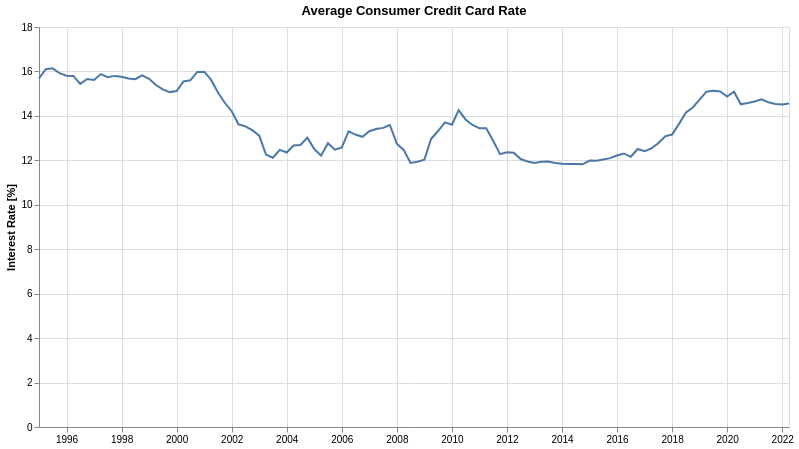

The specification (Vega-Lite) saved for this image:
### Vega-Lite specification from a JSON file in a GitHub repository (floating-point values rounded to 4 significant figures)
{"config": {"view": {"continuousWidth": 400, "continuousHeight": 300}}, "data": {"name": "data-47de952b02b94529d0040059534f7b05"}, "mark": "line", "encoding": {"x": {"axis": {"title": ""}, "field": "dt", "type": "temporal"}, "y": {"axis": {"title": "Interest Rate [%]"}, "field": "All creditcard amounts 1", "type": "quantitative"}}, "height": 400, "title": "Average Consumer Credit Card Rate", "width": 750, "$schema": "https://vega.github.io/schema/vega-lite/v5.json", "datasets": {"data-47de952b02b94529d0040059534f7b05": [{"Date": "1994 Q4", "48-monthnew car": "n.a.", "60-monthnew car": "n.a.", "All creditcard amounts 1": 15.69, "Credit card accountsassessed interest": 15.77, "24-monthpersonal": "n.a.", "Interestrates": "n.a.", "Maturity(months)": "n.a.", "Amount financed(dollars)": "n.a.", "dt": "1995-01-01T00:00:00"}, {"Date": "1995 Q1", "48-monthnew car": "n.a.", "60-monthnew car": "n.a.", "All creditcard amounts 1": 16.1, "Credit card accountsassessed interest": 15.28, "24-monthpersonal": "n.a.", "Interestrates": "n.a.", "Maturity(months)": "n.a.", "Amount financed(dollars)": "n.a.", "dt": "1995-04-01T00:00:00"}, {"Date": "1995 Q2", "48-monthnew car": "n.a.", "60-monthnew car": "n.a.", "All creditcard amounts 1": 16.14, "Credit card accountsassessed interest": 16.26, "24-monthpersonal": "n.a.", "Interestrates": "n.a.", "Maturity(months)": "n.a.", "Amount financed(dollars)": "n.a.", "dt": "1995-07-01T00:00:00"}, {"Date": "1995 Q3", "48-monthnew car": "n.a.", "60-monthnew car": "n.a.", "All creditcard amounts 1": 15.92, "Credit card accountsassessed interest": 15.9, "24-monthpersonal": "n.a.", "Interestrates": "n.a.", "Maturity(months)": "n.a.", "Amount financed(dollars)": "n.a.", "dt": "1995-10-01T00:00:00"}, {"Date": "1995 Q4", "48-monthnew car": "n.a.", "60-monthnew car": "n.a.", "All creditcard amounts 1": 15.81, "Credit card accountsassessed interest": 15.74, "24-monthpersonal": "n.a.", "Interestrates": "n.a.", "Maturity(months)": "n.a.", "Amount financed(dollars)": "n.a.", "dt": "1996-01-01T00:00:00"}, {"Date": "1996 Q1", "48-monthnew car": "n.a.", "60-monthnew car": "n.a.", "All creditcard amounts 1": 15.8, "Credit card accountsassessed interest": 15.42, "24-monthpersonal": "n.a.", "Interestrates": "n.a.", "Maturity(months)": "n.a.", "Amount financed(dollars)": "n.a.", "dt": "1996-04-01T00:00:00"}, {"Date": "1996 Q2", "48-monthnew car": "n.a.", "60-monthnew car": "n.a.", "All creditcard amounts 1": 15.44, "Credit card accountsassessed interest": 15.33, "24-monthpersonal": "n.a.", "Interestrates": "n.a.", "Maturity(months)": "n.a.", "Amount financed(dollars)": "n.a.", "dt": "1996-07-01T00:00:00"}, {"Date": "1996 Q3", "48-monthnew car": "n.a.", "60-monthnew car": "n.a.", "All creditcard amounts 1": 15.66, "Credit card accountsassessed interest": 15.66, "24-monthpersonal": "n.a.", "Interestrates": "n.a.", "Maturity(months)": "n.a.", "Amount financed(dollars)": "n.a.", "dt": "1996-10-01T00:00:00"}, {"Date": "1996 Q4", "48-monthnew car": "n.a.", "60-monthnew car": "n.a.", "All creditcard amounts 1": 15.62, "Credit card accountsassessed interest": 15.52, "24-monthpersonal": "n.a.", "Interestrates": "n.a.", "Maturity(months)": "n.a.", "Amount financed(dollars)": "n.a.", "dt": "1997-01-01T00:00:00"}, {"Date": "1997 Q1", "48-monthnew car": "n.a.", "60-monthnew car": "n.a.", "All creditcard amounts 1": 15.88, "Credit card accountsassessed interest": 15.15, "24-monthpersonal": "n.a.", "Interestrates": "n.a.", "Maturity(months)": "n.a.", "Amount financed(dollars)": "n.a.", "dt": "1997-04-01T00:00:00"}, {"Date": "1997 Q2", "48-monthnew car": "n.a.", "60-monthnew car": "n.a.", "All creditcard amounts 1": 15.74, "Credit card accountsassessed interest": 15.72, "24-monthpersonal": "n.a.", "Interestrates": "n.a.", "Maturity(months)": "n.a.", "Amount financed(dollars)": "n.a.", "dt": "1997-07-01T00:00:00"}, {"Date": "1997 Q3", "48-monthnew car": "n.a.", "60-monthnew car": "n.a.", "All creditcard amounts 1": 15.8, "Credit card accountsassessed interest": 15.79, "24-monthpersonal": "n.a.", "Interestrates": "n.a.", "Maturity(months)": "n.a.", "Amount financed(dollars)": "n.a.", "dt": "1997-10-01T00:00:00"}, {"Date": "1997 Q4", "48-monthnew car": "n.a.", "60-monthnew car": "n.a.", "All creditcard amounts 1": 15.76, "Credit card accountsassessed interest": 15.74, "24-monthpersonal": "n.a.", "Interestrates": "n.a.", "Maturity(months)": "n.a.", "Amount financed(dollars)": "n.a.", "dt": "1998-01-01T00:00:00"}, {"Date": "1998 Q1", "48-monthnew car": "8.89", "60-monthnew car": "n.a.", "All creditcard amounts 1": 15.68, "Credit card accountsassessed interest": 15.34, "24-monthpersonal": "14.06", "Interestrates": "n.a.", "Maturity(months)": "n.a.", "Amount financed(dollars)": "n.a.", "dt": "1998-04-01T00:00:00"}, {"Date": "1998 Q2", "48-monthnew car": "8.69", "60-monthnew car": "n.a.", "All creditcard amounts 1": 15.65, "Credit card accountsassessed interest": 15.7, "24-monthpersonal": "13.76", "Interestrates": "n.a.", "Maturity(months)": "n.a.", "Amount financed(dollars)": "n.a.", "dt": "1998-07-01T00:00:00"}, {"Date": "1998 Q3", "48-monthnew car": "8.70", "60-monthnew car": "n.a.", "All creditcard amounts 1": 15.82, "Credit card accountsassessed interest": 15.84, "24-monthpersonal": "13.48", "Interestrates": "n.a.", "Maturity(months)": "n.a.", "Amount financed(dollars)": "n.a.", "dt": "1998-10-01T00:00:00"}, {"Date": "1998 Q4", "48-monthnew car": "8.62", "60-monthnew car": "n.a.", "All creditcard amounts 1": 15.67, "Credit card accountsassessed interest": 15.73, "24-monthpersonal": "13.75", "Interestrates": "n.a.", "Maturity(months)": "n.a.", "Amount financed(dollars)": "n.a.", "dt": "1999-01-01T00:00:00"}, {"Date": "1999 Q1", "48-monthnew car": "8.34", "60-monthnew car": "n.a.", "All creditcard amounts 1": 15.39, "Credit card accountsassessed interest": 14.73, "24-monthpersonal": "13.39", "Interestrates": "n.a.", "Maturity(months)": "n.a.", "Amount financed(dollars)": "n.a.", "dt": "1999-04-01T00:00:00"}, {"Date": "1999 Q2", "48-monthnew car": "8.31", "60-monthnew car": "n.a.", "All creditcard amounts 1": 15.19, "Credit card accountsassessed interest": 14.94, "24-monthpersonal": "13.26", "Interestrates": "n.a.", "Maturity(months)": "n.a.", "Amount financed(dollars)": "n.a.", "dt": "1999-07-01T00:00:00"}, {"Date": "1999 Q3", "48-monthnew car": "8.44", "60-monthnew car": "n.a.", "All creditcard amounts 1": 15.07, "Credit card accountsassessed interest": 14.8, "24-monthpersonal": "13.38", "Interestrates": "n.a.", "Maturity(months)": "n.a.", "Amount financed(dollars)": "n.a.", "dt": "1999-10-01T00:00:00"}, {"Date": "1999 Q4", "48-monthnew car": "8.67", "60-monthnew car": "n.a.", "All creditcard amounts 1": 15.12, "Credit card accountsassessed interest": 14.78, "24-monthpersonal": "13.52", "Interestrates": "n.a.", "Maturity(months)": "n.a.", "Amount financed(dollars)": "n.a.", "dt": "2000-01-01T00:00:00"}, {"Date": "2000 Q1", "48-monthnew car": "8.88", "60-monthnew car": "n.a.", "All creditcard amounts 1": 15.55, "Credit card accountsassessed interest": 14.3, "24-monthpersonal": "13.76", "Interestrates": "n.a.", "Maturity(months)": "n.a.", "Amount financed(dollars)": "n.a.", "dt": "2000-04-01T00:00:00"}, {"Date": "2000 Q2", "48-monthnew car": "9.22", "60-monthnew car": "n.a.", "All creditcard amounts 1": 15.6, "Credit card accountsassessed interest": 14.76, "24-monthpersonal": "13.89", "Interestrates": "n.a.", "Maturity(months)": "n.a.", "Amount financed(dollars)": "n.a.", "dt": "2000-07-01T00:00:00"}, {"Date": "2000 Q3", "48-monthnew car": "9.62", "60-monthnew car": "n.a.", "All creditcard amounts 1": 15.98, "Credit card accountsassessed interest": 15.37, "24-monthpersonal": "13.84", "Interestrates": "n.a.", "Maturity(months)": "n.a.", "Amount financed(dollars)": "n.a.", "dt": "2000-10-01T00:00:00"}, {"Date": "2000 Q4", "48-monthnew car": "9.64", "60-monthnew car": "n.a.", "All creditcard amounts 1": 15.99, "Credit card accountsassessed interest": 15.26, "24-monthpersonal": "14.10", "Interestrates": "n.a.", "Maturity(months)": "n.a.", "Amount financed(dollars)": "n.a.", "dt": "2001-01-01T00:00:00"}, {"Date": "2001 Q1", "48-monthnew car": "9.17", "60-monthnew car": "n.a.", "All creditcard amounts 1": 15.63, "Credit card accountsassessed interest": 14.63, "24-monthpersonal": "13.70", "Interestrates": "n.a.", "Maturity(months)": "n.a.", "Amount financed(dollars)": "n.a.", "dt": "2001-04-01T00:00:00"}, {"Date": "2001 Q2", "48-monthnew car": "8.67", "60-monthnew car": "n.a.", "All creditcard amounts 1": 15.06, "Credit card accountsassessed interest": 14.65, "24-monthpersonal": "13.30", "Interestrates": "n.a.", "Maturity(months)": "n.a.", "Amount financed(dollars)": "n.a.", "dt": "2001-07-01T00:00:00"}, {"Date": "2001 Q3", "48-monthnew car": "8.30", "60-monthnew car": "n.a.", "All creditcard amounts 1": 14.59, "Credit card accountsassessed interest": 14.67, "24-monthpersonal": "13.25", "Interestrates": "n.a.", "Maturity(months)": "n.a.", "Amount financed(dollars)": "n.a.", "dt": "2001-10-01T00:00:00"}, {"Date": "2001 Q4", "48-monthnew car": "7.86", "60-monthnew car": "n.a.", "All creditcard amounts 1": 14.21, "Credit card accountsassessed interest": 13.9, "24-monthpersonal": "12.62", "Interestrates": "n.a.", "Maturity(months)": "n.a.", "Amount financed(dollars)": "n.a.", "dt": "2002-01-01T00:00:00"}, {"Date": "2002 Q1", "48-monthnew car": "7.80", "60-monthnew car": "n.a.", "All creditcard amounts 1": 13.62, "Credit card accountsassessed interest": 13.0, "24-monthpersonal": "12.86", "Interestrates": "n.a.", "Maturity(months)": "n.a.", "Amount financed(dollars)": "n.a.", "dt": "2002-04-01T00:00:00"}, {"Date": "2002 Q2", "48-monthnew car": "7.74", "60-monthnew car": "n.a.", "All creditcard amounts 1": 13.53, "Credit card accountsassessed interest": 13.36, "24-monthpersonal": "12.57", "Interestrates": "n.a.", "Maturity(months)": "n.a.", "Amount financed(dollars)": "n.a.", "dt": "2002-07-01T00:00:00"}, {"Date": "2002 Q3", "48-monthnew car": "7.58", "60-monthnew car": "n.a.", "All creditcard amounts 1": 13.36, "Credit card accountsassessed interest": 13.29, "24-monthpersonal": "12.49", "Interestrates": "n.a.", "Maturity(months)": "n.a.", "Amount financed(dollars)": "n.a.", "dt": "2002-10-01T00:00:00"}, {"Date": "2002 Q4", "48-monthnew car": "7.34", "60-monthnew car": "n.a.", "All creditcard amounts 1": 13.11, "Credit card accountsassessed interest": 12.78, "24-monthpersonal": "12.24", "Interestrates": "n.a.", "Maturity(months)": "n.a.", "Amount financed(dollars)": "n.a.", "dt": "2003-01-01T00:00:00"}, {"Date": "2003 Q1", "48-monthnew car": "7.11", "60-monthnew car": "n.a.", "All creditcard amounts 1": 12.26, "Credit card accountsassessed interest": 11.96, "24-monthpersonal": "11.70", "Interestrates": "n.a.", "Maturity(months)": "n.a.", "Amount financed(dollars)": "n.a.", "dt": "2003-04-01T00:00:00"}, {"Date": "2003 Q2", "48-monthnew car": "7.05", "60-monthnew car": "n.a.", "All creditcard amounts 1": 12.12, "Credit card accountsassessed interest": 12.89, "24-monthpersonal": "12.19", "Interestrates": "n.a.", "Maturity(months)": "n.a.", "Amount financed(dollars)": "n.a.", "dt": "2003-07-01T00:00:00"}, {"Date": "2003 Q3", "48-monthnew car": "6.76", "60-monthnew car": "n.a.", "All creditcard amounts 1": 12.47, "Credit card accountsassessed interest": 13.13, "24-monthpersonal": "11.97", "Interestrates": "n.a.", "Maturity(months)": "n.a.", "Amount financed(dollars)": "n.a.", "dt": "2003-10-01T00:00:00"}, {"Date": "2003 Q4", "48-monthnew car": "6.82", "60-monthnew car": "n.a.", "All creditcard amounts 1": 12.35, "Credit card accountsassessed interest": 12.93, "24-monthpersonal": "11.97", "Interestrates": "n.a.", "Maturity(months)": "n.a.", "Amount financed(dollars)": "n.a.", "dt": "2004-01-01T00:00:00"}, {"Date": "2004 Q1", "48-monthnew car": "6.72", "60-monthnew car": "n.a.", "All creditcard amounts 1": 12.67, "Credit card accountsassessed interest": 12.42, "24-monthpersonal": "11.88", "Interestrates": "n.a.", "Maturity(months)": "n.a.", "Amount financed(dollars)": "n.a.", "dt": "2004-04-01T00:00:00"}, {"Date": "2004 Q2", "48-monthnew car": "6.43", "60-monthnew car": "n.a.", "All creditcard amounts 1": 12.69, "Credit card accountsassessed interest": 12.93, "24-monthpersonal": "11.80", "Interestrates": "n.a.", "Maturity(months)": "n.a.", "Amount financed(dollars)": "n.a.", "dt": "2004-07-01T00:00:00"}, {"Date": "2004 Q3", "48-monthnew car": "6.55", "60-monthnew car": "n.a.", "All creditcard amounts 1": 13.02, "Credit card accountsassessed interest": 13.6, "24-monthpersonal": "12.02", "Interestrates": "n.a.", "Maturity(months)": "n.a.", "Amount financed(dollars)": "n.a.", "dt": "2004-10-01T00:00:00"}, {"Date": "2004 Q4", "48-monthnew car": "6.71", "60-monthnew car": "n.a.", "All creditcard amounts 1": 12.51, "Credit card accountsassessed interest": 13.92, "24-monthpersonal": "11.84", "Interestrates": "n.a.", "Maturity(months)": "n.a.", "Amount financed(dollars)": "n.a.", "dt": "2005-01-01T00:00:00"}, {"Date": "2005 Q1", "48-monthnew car": "6.86", "60-monthnew car": "n.a.", "All creditcard amounts 1": 12.21, "Credit card accountsassessed interest": 14.13, "24-monthpersonal": "12.01", "Interestrates": "n.a.", "Maturity(months)": "n.a.", "Amount financed(dollars)": "n.a.", "dt": "2005-04-01T00:00:00"}, {"Date": "2005 Q2", "48-monthnew car": "6.92", "60-monthnew car": "n.a.", "All creditcard amounts 1": 12.77, "Credit card accountsassessed interest": 14.81, "24-monthpersonal": "12.05", "Interestrates": "n.a.", "Maturity(months)": "n.a.", "Amount financed(dollars)": "n.a.", "dt": "2005-07-01T00:00:00"}, {"Date": "2005 Q3", "48-monthnew car": "7.08", "60-monthnew car": "n.a.", "All creditcard amounts 1": 12.48, "Credit card accountsassessed interest": 14.75, "24-monthpersonal": "12.22", "Interestrates": "n.a.", "Maturity(months)": "n.a.", "Amount financed(dollars)": "n.a.", "dt": "2005-10-01T00:00:00"}, {"Date": "2005 Q4", "48-monthnew car": "7.43", "60-monthnew car": "n.a.", "All creditcard amounts 1": 12.58, "Credit card accountsassessed interest": 14.49, "24-monthpersonal": "11.95", "Interestrates": "n.a.", "Maturity(months)": "n.a.", "Amount financed(dollars)": "n.a.", "dt": "2006-01-01T00:00:00"}, {"Date": "2006 Q1", "48-monthnew car": "7.39", "60-monthnew car": "n.a.", "All creditcard amounts 1": 13.3, "Credit card accountsassessed interest": 14.38, "24-monthpersonal": "12.18", "Interestrates": "n.a.", "Maturity(months)": "n.a.", "Amount financed(dollars)": "n.a.", "dt": "2006-04-01T00:00:00"}, {"Date": "2006 Q2", "48-monthnew car": "7.60", "60-monthnew car": "n.a.", "All creditcard amounts 1": 13.16, "Credit card accountsassessed interest": 14.77, "24-monthpersonal": "12.58", "Interestrates": "n.a.", "Maturity(months)": "n.a.", "Amount financed(dollars)": "n.a.", "dt": "2006-07-01T00:00:00"}, {"Date": "2006 Q3", "48-monthnew car": "7.95", "60-monthnew car": "7.82", "All creditcard amounts 1": 13.06, "Credit card accountsassessed interest": 14.67, "24-monthpersonal": "12.40", "Interestrates": "n.a.", "Maturity(months)": "n.a.", "Amount financed(dollars)": "n.a.", "dt": "2006-10-01T00:00:00"}, {"Date": "2006 Q4", "48-monthnew car": "7.92", "60-monthnew car": "7.78", "All creditcard amounts 1": 13.31, "Credit card accountsassessed interest": 15.09, "24-monthpersonal": "12.49", "Interestrates": "n.a.", "Maturity(months)": "n.a.", "Amount financed(dollars)": "n.a.", "dt": "2007-01-01T00:00:00"}, {"Date": "2007 Q1", "48-monthnew car": "7.74", "60-monthnew car": "7.71", "All creditcard amounts 1": 13.41, "Credit card accountsassessed interest": 14.64, "24-monthpersonal": "12.32", "Interestrates": "n.a.", "Maturity(months)": "n.a.", "Amount financed(dollars)": "n.a.", "dt": "2007-04-01T00:00:00"}, {"Date": "2007 Q2", "48-monthnew car": "7.92", "60-monthnew car": "7.78", "All creditcard amounts 1": 13.46, "Credit card accountsassessed interest": 14.47, "24-monthpersonal": "12.53", "Interestrates": "n.a.", "Maturity(months)": "n.a.", "Amount financed(dollars)": "n.a.", "dt": "2007-07-01T00:00:00"}, {"Date": "2007 Q3", "48-monthnew car": "7.82", "60-monthnew car": "7.77", "All creditcard amounts 1": 13.59, "Credit card accountsassessed interest": 15.24, "24-monthpersonal": "12.51", "Interestrates": "n.a.", "Maturity(months)": "n.a.", "Amount financed(dollars)": "n.a.", "dt": "2007-10-01T00:00:00"}, {"Date": "2007 Q4", "48-monthnew car": "7.59", "60-monthnew car": "7.60", "All creditcard amounts 1": 12.75, "Credit card accountsassessed interest": 14.38, "24-monthpersonal": "12.16", "Interestrates": "n.a.", "Maturity(months)": "n.a.", "Amount financed(dollars)": "n.a.", "dt": "2008-01-01T00:00:00"}, {"Date": "2008 Q1", "48-monthnew car": "7.27", "60-monthnew car": "7.18", "All creditcard amounts 1": 12.47, "Credit card accountsassessed interest": 13.77, "24-monthpersonal": "11.43", "Interestrates": "6.64", "Maturity(months)": "62.01", "Amount financed(dollars)": "25041.08", "dt": "2008-04-01T00:00:00"}, {"Date": "2008 Q2", "48-monthnew car": "6.84", "60-monthnew car": "6.93", "All creditcard amounts 1": 11.88, "Credit card accountsassessed interest": 13.51, "24-monthpersonal": "11.14", "Interestrates": "5.74", "Maturity(months)": "61.63", "Amount financed(dollars)": "23623.28", "dt": "2008-07-01T00:00:00"}, {"Date": "2008 Q3", "48-monthnew car": "6.92", "60-monthnew car": "6.94", "All creditcard amounts 1": 11.94, "Credit card accountsassessed interest": 13.64, "24-monthpersonal": "11.48", "Interestrates": "5.56", "Maturity(months)": "62.39", "Amount financed(dollars)": "24759.34", "dt": "2008-10-01T00:00:00"}, {"Date": "2008 Q4", "48-monthnew car": "7.06", "60-monthnew car": "7.12", "All creditcard amounts 1": 12.03, "Credit card accountsassessed interest": 13.36, "24-monthpersonal": "11.44", "Interestrates": "5.62", "Maturity(months)": "59.52", "Amount financed(dollars)": "24843.26", "dt": "2009-01-01T00:00:00"}, {"Date": "2009 Q1", "48-monthnew car": "6.92", "60-monthnew car": "6.96", "All creditcard amounts 1": 12.97, "Credit card accountsassessed interest": 13.54, "24-monthpersonal": "11.05", "Interestrates": "5.71", "Maturity(months)": "59.46", "Amount financed(dollars)": "25088.65", "dt": "2009-04-01T00:00:00"}, {"Date": "2009 Q2", "48-monthnew car": "6.79", "60-monthnew car": "6.93", "All creditcard amounts 1": 13.32, "Credit card accountsassessed interest": 14.43, "24-monthpersonal": "11.25", "Interestrates": "4.71", "Maturity(months)": "60.29", "Amount financed(dollars)": "25657.32", "dt": "2009-07-01T00:00:00"}, {"Date": "2009 Q3", "48-monthnew car": "6.61", "60-monthnew car": "6.71", "All creditcard amounts 1": 13.71, "Credit card accountsassessed interest": 14.9, "24-monthpersonal": "10.89", "Interestrates": "5.11", "Maturity(months)": "60.27", "Amount financed(dollars)": "24009.70", "dt": "2009-10-01T00:00:00"}, {"Date": "2009 Q4", "48-monthnew car": "6.55", "60-monthnew car": "6.59", "All creditcard amounts 1": 13.6, "Credit card accountsassessed interest": 14.37, "24-monthpersonal": "11.20", "Interestrates": "5.25", "Maturity(months)": "60.17", "Amount financed(dollars)": "26547.94", "dt": "2010-01-01T00:00:00"}, {"Date": "2010 Q1", "48-monthnew car": "6.45", "60-monthnew car": "6.45", "All creditcard amounts 1": 14.26, "Credit card accountsassessed interest": 14.67, "24-monthpersonal": "10.83", "Interestrates": "5.02", "Maturity(months)": "61.16", "Amount financed(dollars)": "25962.78", "dt": "2010-04-01T00:00:00"}, {"Date": "2010 Q2", "48-monthnew car": "6.26", "60-monthnew car": "6.38", "All creditcard amounts 1": 13.84, "Credit card accountsassessed interest": 14.48, "24-monthpersonal": "11.00", "Interestrates": "4.64", "Maturity(months)": "61.27", "Amount financed(dollars)": "25463.91", "dt": "2010-07-01T00:00:00"}, {"Date": "2010 Q3", "48-monthnew car": "6.24", "60-monthnew car": "6.23", "All creditcard amounts 1": 13.59, "Credit card accountsassessed interest": 14.22, "24-monthpersonal": "10.71", "Interestrates": "4.67", "Maturity(months)": "61.30", "Amount financed(dollars)": "25219.03", "dt": "2010-10-01T00:00:00"}, {"Date": "2010 Q4", "48-monthnew car": "5.87", "60-monthnew car": "6.05", "All creditcard amounts 1": 13.44, "Credit card accountsassessed interest": 13.67, "24-monthpersonal": "10.94", "Interestrates": "4.48", "Maturity(months)": "60.55", "Amount financed(dollars)": "25261.78", "dt": "2011-01-01T00:00:00"}, {"Date": "2011 Q1", "48-monthnew car": "5.85", "60-monthnew car": "6.10", "All creditcard amounts 1": 13.44, "Credit card accountsassessed interest": 13.44, "24-monthpersonal": "10.98", "Interestrates": "4.42", "Maturity(months)": "60.65", "Amount financed(dollars)": "25082.26", "dt": "2011-04-01T00:00:00"}, {"Date": "2011 Q2", "48-monthnew car": "5.79", "60-monthnew car": "5.83", "All creditcard amounts 1": 12.89, "Credit card accountsassessed interest": 13.06, "24-monthpersonal": "11.37", "Interestrates": "4.40", "Maturity(months)": "60.76", "Amount financed(dollars)": "24718.03", "dt": "2011-07-01T00:00:00"}, {"Date": "2011 Q3", "48-monthnew car": "5.89", "60-monthnew car": "5.62", "All creditcard amounts 1": 12.28, "Credit card accountsassessed interest": 13.08, "24-monthpersonal": "10.80", "Interestrates": "4.46", "Maturity(months)": "60.80", "Amount financed(dollars)": "25191.12", "dt": "2011-10-01T00:00:00"}, {"Date": "2011 Q4", "48-monthnew car": "5.40", "60-monthnew car": "5.25", "All creditcard amounts 1": 12.36, "Credit card accountsassessed interest": 12.78, "24-monthpersonal": "10.36", "Interestrates": "4.54", "Maturity(months)": "59.94", "Amount financed(dollars)": "25492.56", "dt": "2012-01-01T00:00:00"}, {"Date": "2012 Q1", "48-monthnew car": "5.07", "60-monthnew car": "5.02", "All creditcard amounts 1": 12.34, "Credit card accountsassessed interest": 13.04, "24-monthpersonal": "10.89", "Interestrates": "4.51", "Maturity(months)": "60.71", "Amount financed(dollars)": "25430.34", "dt": "2012-04-01T00:00:00"}, {"Date": "2012 Q2", "48-monthnew car": "4.88", "60-monthnew car": "4.87", "All creditcard amounts 1": 12.06, "Credit card accountsassessed interest": 12.76, "24-monthpersonal": "10.94", "Interestrates": "4.77", "Maturity(months)": "61.67", "Amount financed(dollars)": "25003.33", "dt": "2012-07-01T00:00:00"}, {"Date": "2012 Q3", "48-monthnew car": "4.88", "60-monthnew car": "4.75", "All creditcard amounts 1": 11.95, "Credit card accountsassessed interest": 13.21, "24-monthpersonal": "10.37", "Interestrates": "4.74", "Maturity(months)": "61.71", "Amount financed(dollars)": "25086.70", "dt": "2012-10-01T00:00:00"}, {"Date": "2012 Q4", "48-monthnew car": "4.82", "60-monthnew car": "4.64", "All creditcard amounts 1": 11.88, "Credit card accountsassessed interest": 12.81, "24-monthpersonal": "10.64", "Interestrates": "4.53", "Maturity(months)": "62.60", "Amount financed(dollars)": "25842.76", "dt": "2013-01-01T00:00:00"}, {"Date": "2013 Q1", "48-monthnew car": "4.69", "60-monthnew car": "4.60", "All creditcard amounts 1": 11.94, "Credit card accountsassessed interest": 13.02, "24-monthpersonal": "10.12", "Interestrates": "4.80", "Maturity(months)": "62.67", "Amount financed(dollars)": "25609.04", "dt": "2013-04-01T00:00:00"}, {"Date": "2013 Q2", "48-monthnew car": "4.13", "60-monthnew car": "4.34", "All creditcard amounts 1": 11.95, "Credit card accountsassessed interest": 12.76, "24-monthpersonal": "10.34", "Interestrates": "4.78", "Maturity(months)": "62.60", "Amount financed(dollars)": "25394.52", "dt": "2013-07-01T00:00:00"}, {"Date": "2013 Q3", "48-monthnew car": "4.46", "60-monthnew car": "4.38", "All creditcard amounts 1": 11.88, "Credit card accountsassessed interest": 13.11, "24-monthpersonal": "10.13", "Interestrates": "4.43", "Maturity(months)": "62.52", "Amount financed(dollars)": "25389.92", "dt": "2013-10-01T00:00:00"}, {"Date": "2013 Q4", "48-monthnew car": "4.42", "60-monthnew car": "4.52", "All creditcard amounts 1": 11.85, "Credit card accountsassessed interest": 12.89, "24-monthpersonal": "10.22", "Interestrates": "4.69", "Maturity(months)": "62.56", "Amount financed(dollars)": "25951.03", "dt": "2014-01-01T00:00:00"}, {"Date": "2014 Q1", "48-monthnew car": "4.23", "60-monthnew car": "4.37", "All creditcard amounts 1": 11.83, "Credit card accountsassessed interest": 13.14, "24-monthpersonal": "10.09", "Interestrates": "5.01", "Maturity(months)": "63.58", "Amount financed(dollars)": "26186.90", "dt": "2014-04-01T00:00:00"}, {"Date": "2014 Q2", "48-monthnew car": "4.50", "60-monthnew car": "4.46", "All creditcard amounts 1": 11.83, "Credit card accountsassessed interest": 12.74, "24-monthpersonal": "9.62", "Interestrates": "5.03", "Maturity(months)": "63.65", "Amount financed(dollars)": "25839.92", "dt": "2014-07-01T00:00:00"}, {"Date": "2014 Q3", "48-monthnew car": "4.16", "60-monthnew car": "4.11", "All creditcard amounts 1": 11.82, "Credit card accountsassessed interest": 13.18, "24-monthpersonal": "10.73", "Interestrates": "4.68", "Maturity(months)": "63.64", "Amount financed(dollars)": "26370.63", "dt": "2014-10-01T00:00:00"}, {"Date": "2014 Q4", "48-monthnew car": "4.06", "60-monthnew car": "4.07", "All creditcard amounts 1": 11.99, "Credit card accountsassessed interest": 13.68, "24-monthpersonal": "10.47", "Interestrates": "4.82", "Maturity(months)": "64.58", "Amount financed(dollars)": "26755.30", "dt": "2015-01-01T00:00:00"}, {"Date": "2015 Q1", "48-monthnew car": "4.53", "60-monthnew car": "4.27", "All creditcard amounts 1": 11.98, "Credit card accountsassessed interest": 13.53, "24-monthpersonal": "9.85", "Interestrates": "5.19", "Maturity(months)": "64.58", "Amount financed(dollars)": "27272.36", "dt": "2015-04-01T00:00:00"}, {"Date": "2015 Q2", "48-monthnew car": "4.15", "60-monthnew car": "4.21", "All creditcard amounts 1": 12.04, "Credit card accountsassessed interest": 13.49, "24-monthpersonal": "9.69", "Interestrates": "5.38", "Maturity(months)": "65.47", "Amount financed(dollars)": "26932.27", "dt": "2015-07-01T00:00:00"}, {"Date": "2015 Q3", "48-monthnew car": "4.09", "60-monthnew car": "4.25", "All creditcard amounts 1": 12.1, "Credit card accountsassessed interest": 13.93, "24-monthpersonal": "9.80", "Interestrates": "4.92", "Maturity(months)": "65.51", "Amount financed(dollars)": "27697.60", "dt": "2015-10-01T00:00:00"}, {"Date": "2015 Q4", "48-monthnew car": "4.00", "60-monthnew car": "4.05", "All creditcard amounts 1": 12.22, "Credit card accountsassessed interest": 13.7, "24-monthpersonal": "9.66", "Interestrates": "5.03", "Maturity(months)": "65.43", "Amount financed(dollars)": "27986.15", "dt": "2016-01-01T00:00:00"}, {"Date": "2016 Q1", "48-monthnew car": "4.17", "60-monthnew car": "4.11", "All creditcard amounts 1": 12.31, "Credit card accountsassessed interest": 13.51, "24-monthpersonal": "10.03", "Interestrates": "5.25", "Maturity(months)": "65.61", "Amount financed(dollars)": "28140.06", "dt": "2016-04-01T00:00:00"}, {"Date": "2016 Q2", "48-monthnew car": "4.33", "60-monthnew car": "4.15", "All creditcard amounts 1": 12.16, "Credit card accountsassessed interest": 13.35, "24-monthpersonal": "9.65", "Interestrates": "5.04", "Maturity(months)": "65.58", "Amount financed(dollars)": "28126.64", "dt": "2016-07-01T00:00:00"}, {"Date": "2016 Q3", "48-monthnew car": "4.25", "60-monthnew car": "4.25", "All creditcard amounts 1": 12.51, "Credit card accountsassessed interest": 13.76, "24-monthpersonal": "9.64", "Interestrates": "4.98", "Maturity(months)": "66.45", "Amount financed(dollars)": "28667.30", "dt": "2016-10-01T00:00:00"}, {"Date": "2016 Q4", "48-monthnew car": "4.45", "60-monthnew car": "4.05", "All creditcard amounts 1": 12.41, "Credit card accountsassessed interest": 13.61, "24-monthpersonal": "9.45", "Interestrates": "4.94", "Maturity(months)": "66.50", "Amount financed(dollars)": "29468.55", "dt": "2017-01-01T00:00:00"}, {"Date": "2017 Q1", "48-monthnew car": "4.52", "60-monthnew car": "4.21", "All creditcard amounts 1": 12.54, "Credit card accountsassessed interest": 13.86, "24-monthpersonal": "10.05", "Interestrates": "5.10", "Maturity(months)": "67.37", "Amount financed(dollars)": "29133.85", "dt": "2017-04-01T00:00:00"}, {"Date": "2017 Q2", "48-monthnew car": "4.67", "60-monthnew car": "4.24", "All creditcard amounts 1": 12.77, "Credit card accountsassessed interest": 14.0, "24-monthpersonal": "10.13", "Interestrates": "5.61", "Maturity(months)": "66.53", "Amount financed(dollars)": "28569.47", "dt": "2017-07-01T00:00:00"}, {"Date": "2017 Q3", "48-monthnew car": "4.42", "60-monthnew car": "4.36", "All creditcard amounts 1": 13.08, "Credit card accountsassessed interest": 14.89, "24-monthpersonal": "9.76", "Interestrates": "5.44", "Maturity(months)": "67.36", "Amount financed(dollars)": "29153.73", "dt": "2017-10-01T00:00:00"}, {"Date": "2017 Q4", "48-monthnew car": "4.81", "60-monthnew car": "4.51", "All creditcard amounts 1": 13.16, "Credit card accountsassessed interest": 14.99, "24-monthpersonal": "10.57", "Interestrates": "5.29", "Maturity(months)": "67.35", "Amount financed(dollars)": "30294.94", "dt": "2018-01-01T00:00:00"}, {"Date": "2018 Q1", "48-monthnew car": "4.74", "60-monthnew car": "4.75", "All creditcard amounts 1": 13.63, "Credit card accountsassessed interest": 15.32, "24-monthpersonal": "10.22", "Interestrates": "5.24", "Maturity(months)": "66.46", "Amount financed(dollars)": "30471.66", "dt": "2018-04-01T00:00:00"}, {"Date": "2018 Q2", "48-monthnew car": "5.05", "60-monthnew car": "4.99", "All creditcard amounts 1": 14.14, "Credit card accountsassessed interest": 15.54, "24-monthpersonal": "10.31", "Interestrates": "6.16", "Maturity(months)": "66.49", "Amount financed(dollars)": "29805.20", "dt": "2018-07-01T00:00:00"}, {"Date": "2018 Q3", "48-monthnew car": "5.05", "60-monthnew car": "4.96", "All creditcard amounts 1": 14.38, "Credit card accountsassessed interest": 16.46, "24-monthpersonal": "10.08", "Interestrates": "6.43", "Maturity(months)": "65.59", "Amount financed(dollars)": "29921.27", "dt": "2018-10-01T00:00:00"}, {"Date": "2018 Q4", "48-monthnew car": "5.29", "60-monthnew car": "5.36", "All creditcard amounts 1": 14.73, "Credit card accountsassessed interest": 16.86, "24-monthpersonal": "10.65", "Interestrates": "6.70", "Maturity(months)": "66.49", "Amount financed(dollars)": "30493.73", "dt": "2019-01-01T00:00:00"}, {"Date": "2019 Q1", "48-monthnew car": "5.50", "60-monthnew car": "5.24", "All creditcard amounts 1": 15.09, "Credit card accountsassessed interest": 16.91, "24-monthpersonal": "10.36", "Interestrates": "6.48", "Maturity(months)": "66.47", "Amount financed(dollars)": "30865.42", "dt": "2019-04-01T00:00:00"}, {"Date": "2019 Q2", "48-monthnew car": "5.35", "60-monthnew car": "5.36", "All creditcard amounts 1": 15.13, "Credit card accountsassessed interest": 17.14, "24-monthpersonal": "10.63", "Interestrates": "6.68", "Maturity(months)": "66.49", "Amount financed(dollars)": "31170.60", "dt": "2019-07-01T00:00:00"}, {"Date": "2019 Q3", "48-monthnew car": "5.27", "60-monthnew car": "5.27", "All creditcard amounts 1": 15.1, "Credit card accountsassessed interest": 16.97, "24-monthpersonal": "10.07", "Interestrates": "6.37", "Maturity(months)": "66.50", "Amount financed(dollars)": "31514.06", "dt": "2019-10-01T00:00:00"}, {"Date": "2019 Q4", "48-monthnew car": "5.45", "60-monthnew car": "5.37", "All creditcard amounts 1": 14.87, "Credit card accountsassessed interest": 16.88, "24-monthpersonal": "10.21", "Interestrates": "6.11", "Maturity(months)": "66.65", "Amount financed(dollars)": "31692.14", "dt": "2020-01-01T00:00:00"}, {"Date": "2020 Q1", "48-monthnew car": "5.29", "60-monthnew car": "5.15", "All creditcard amounts 1": 15.09, "Credit card accountsassessed interest": 16.61, "24-monthpersonal": "9.63", "Interestrates": "6.13", "Maturity(months)": "67.51", "Amount financed(dollars)": "32723.94", "dt": "2020-04-01T00:00:00"}, {"Date": "2020 Q2", "48-monthnew car": "5.13", "60-monthnew car": "5.14", "All creditcard amounts 1": 14.52, "Credit card accountsassessed interest": 15.78, "24-monthpersonal": "9.50", "Interestrates": "4.80", "Maturity(months)": "71.00", "Amount financed(dollars)": "36674.90", "dt": "2020-07-01T00:00:00"}, {"Date": "2020 Q3", "48-monthnew car": "4.98", "60-monthnew car": "4.98", "All creditcard amounts 1": 14.58, "Credit card accountsassessed interest": 16.43, "24-monthpersonal": "9.26", "Interestrates": "4.98", "Maturity(months)": "68.15", "Amount financed(dollars)": "34660.26", "dt": "2020-10-01T00:00:00"}, {"Date": "2020 Q4", "48-monthnew car": "4.95", "60-monthnew car": "4.80", "All creditcard amounts 1": 14.65, "Credit card accountsassessed interest": 16.28, "24-monthpersonal": "9.65", "Interestrates": "5.07", "Maturity(months)": "68.19", "Amount financed(dollars)": "33738.23", "dt": "2021-01-01T00:00:00"}, {"Date": "2021 Q1", "48-monthnew car": "5.21", "60-monthnew car": "4.96", "All creditcard amounts 1": 14.75, "Credit card accountsassessed interest": 15.91, "24-monthpersonal": "9.46", "Interestrates": "4.79", "Maturity(months)": "67.28", "Amount financed(dollars)": "34207.35", "dt": "2021-04-01T00:00:00"}, {"Date": "2021 Q2", "48-monthnew car": "5.28", "60-monthnew car": "5.05", "All creditcard amounts 1": 14.61, "Credit card accountsassessed interest": 16.3, "24-monthpersonal": "9.58", "Interestrates": "4.86", "Maturity(months)": "67.37", "Amount financed(dollars)": "33914.94", "dt": "2021-07-01T00:00:00"}, {"Date": "2021 Q3", "48-monthnew car": "5.14", "60-monthnew car": "4.60", "All creditcard amounts 1": 14.54, "Credit card accountsassessed interest": 17.13, "24-monthpersonal": "9.39", "Interestrates": "4.54", "Maturity(months)": "67.27", "Amount financed(dollars)": "35283.89", "dt": "2021-10-01T00:00:00"}, {"Date": "2021 Q4", "48-monthnew car": "4.58", "60-monthnew car": "4.67", "All creditcard amounts 1": 14.51, "Credit card accountsassessed interest": 16.44, "24-monthpersonal": "9.09", "Interestrates": "4.37", "Maturity(months)": "67.26", "Amount financed(dollars)": "37820.76", "dt": "2022-01-01T00:00:00"}, {"Date": "2022 Q1", "48-monthnew car": "4.90", "60-monthnew car": "4.55", "All creditcard amounts 1": 14.56, "Credit card accountsassessed interest": 16.17, "24-monthpersonal": "9.41", "Interestrates": "n.a.", "Maturity(months)": "n.a.", "Amount financed(dollars)": "n.a.", "dt": "2022-04-01T00:00:00"}]}}
